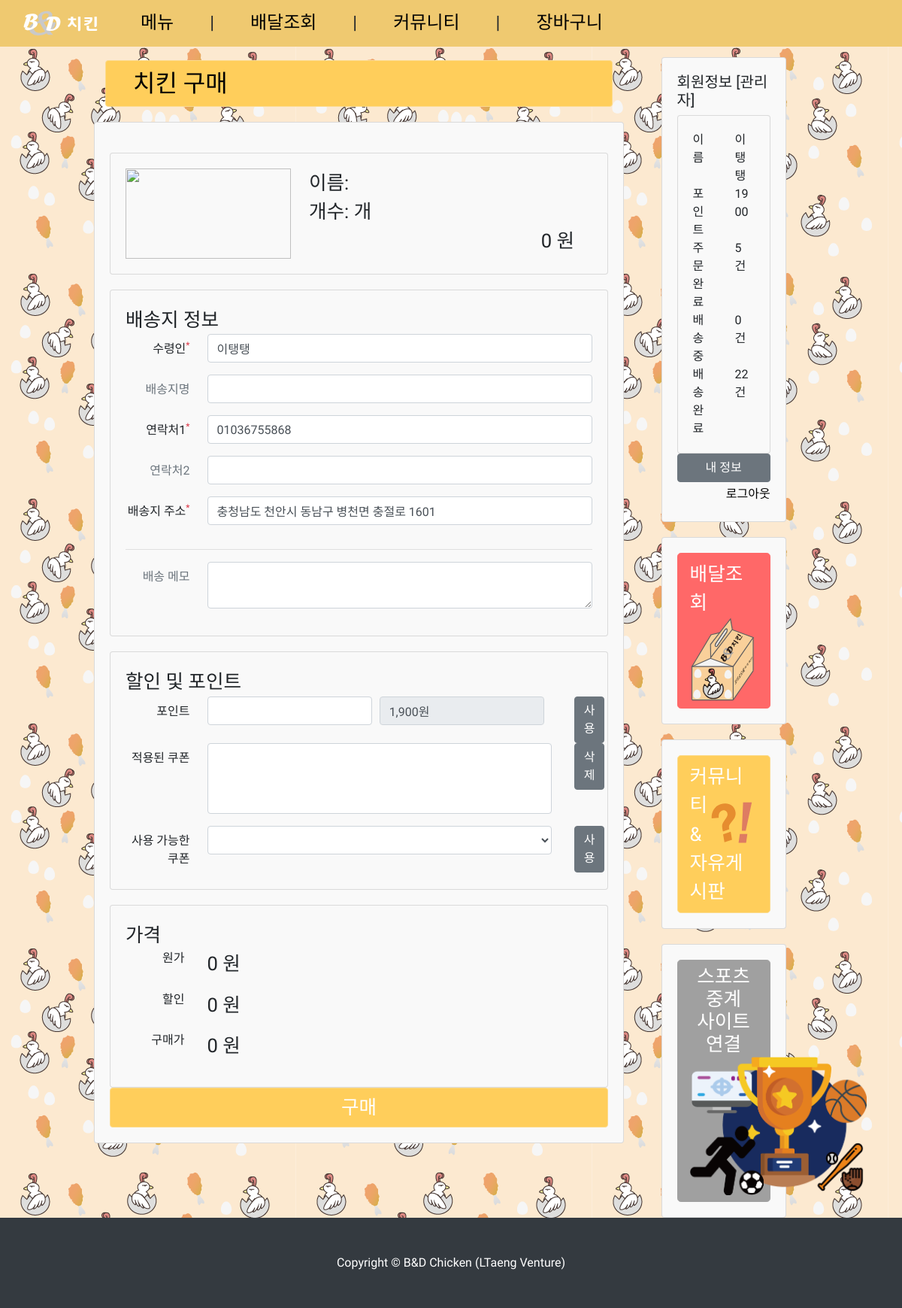
The page /pages/chicken/payment.php (signed in) on the database its author committed.
### tables this page shows
CREATE TABLE `user` (
  `userId` int(11) NOT NULL,
  `name` varchar(100) NOT NULL,
  `email` varchar(100) NOT NULL,
  `password` varchar(400) NOT NULL,
  `tel` varchar(40) NOT NULL,
  `address` varchar(100) NOT NULL,
  `point` int(11) NOT NULL
);

### pages/chicken/payment.php (the view, shortened to what this page needs)
<?php
include "/var/www/html/WebProgramming/sql/connection/dbconnect.php";
$num = mysqli_real_escape_string($con, $_POST['num']);
mysqli_query($con, "set session character_set_connection=utf8;");
mysqli_query($con, "set session character_set_results=utf8;");
mysqli_query($con, "set session character_set_client=utf8;");
$point_sql = "SELECT `tel`, `address`, `point` FROM `user` WHERE `userId`=" . $_SESSION['usr_id'];
$result = mysqli_query($con, $point_sql);
while ($row = mysqli_fetch_assoc($result)) {
    $tel = $row['tel'];
    $address = $row['address'];
    $point = $row['point'];
}
?>
<!DOCTYPE html>
<html>
    <head>
    <?php include "../header.php"; ?>
    </head>
    <body>
    <?php include "../navbar.php"; ?>
  <div class="container-fluid" style="padding-left: 125px; padding-right: 125px; background-image: url('../../assets/images/background-2.png');">
    <div class="row">
      <div class="col-lg-9">
          <div class="col-lg-12 mt-4">
            <div class="btn btn-yellow full_button">
                <span class="huge_font" style="float: left; padding-left: 1.5rem;">
                    치킨 구매
                </span>
            </div>
          </div>
        <div class="card">
            <div class="card-body text-center">
                <div class="card">
                    <div class="card-body text-left">
                        <img class="float-left" src="../../<?php echo $url; ?>" width=220 height=120>
                        <div class="large_font float-left px-4" style="width: calc(100% - 220px)">
                            <div>
                                <span>이름: </span>
                            </div>
                            <div>
                                <span>개수: </span>
                                <span><?php echo $num; ?> 개</span>
                            </div>
                            <div class="float-right">
                                <span><?php echo number_format($price * $num); ?> 원</span>
                            </div>
                        </div>
                    </div>
                </div>
                <form method="post" action="./payment_action.php">
                    <div class="card">
                        <div class="card-body text-left">
                            <div class="large_font">배송지 정보</div>
                            <div class="row text-right">
                                <div class="col-2 p-2">
                                    수령인<sup class="text-danger">*</sup>
                                </div>
                                <div class="col-10 form-group">
                                    <input type="text" name="peopleName" class="form-control" value="<?php echo $_SESSION['usr_name']; ?>" required>
                                </div>
                                <div class="col-2 p-2 text-secondary">
                                    배송지명
                                </div>
                                <div class="col-10 form-group">
                                    <input type="text" name="addressName" class="form-control">
                                </div>
                                <div class="col-2 p-2">
                                    연락처1<sup class="text-danger">*</sup>
                                </div>
                                <div class="col-10 form-group">
                                    <input type="text" name="phone1" class="form-control" value="<?php echo $tel; ?>" required>
                                </div>
                                <div class="col-2 p-2 text-secondary">
                                    연락처2
                                </div>
                                <div class="col-10 form-group">
                                    <input type="text"  name="phone2" class="form-control">
                                </div>
                                <div class="col-2 p-2">
                                    배송지 주소<sup class="text-danger">*</sup>
                                </div>
                                <div class="col-10 form-group">
                                    <input type="text" name="address" class="form-control" value="<?php echo $address; ?>" required>
                                </div>
                                <div class="col-12"> <hr> </div>
                                <div class="col-2 p-2 text-secondary">
                                    배송 메모
                                </div>
                                <div class="col-10 form-group">
                                    <textarea name="memo" class="form-control"></textarea>
                                </div>
                            </div>
                        </div>
                    </div>
                    <div class="card">
                        <div class="card-body text-left">
                            <div class="large_font">할인 및 포인트</div>
                            <div class="row text-right">
                                <div class="col-2 p-2">
                                    포인트
                                </div>
                                <div class="col-9 form-group form-row" style="margin-right: 5px">
                                    <div class="col-6">
                                        <input id="point" name="point" type="number" min=0 max="<?php echo $point; ?>" class="form-control">
                                    </div>
                                    <div class="col-6">
                                        <input type="text" class="form-control" value="<?php echo number_format($point) ?>원" readonly>
                                    </div>
                                </div>
                                <div class="col-1 text-left">
                                    <div class="btn btn-secondary" onclick="usePoint()">사용</div>
                                </div>
                                <div class="col-2 p-2">
                                    적용된 쿠폰
                                </div>
                                <div class="col-9 form-group">
                                    <select size="4" id="usedCupon" class="form-control">
                                    </select>
                                </div>
                                <div class="col-1 text-left">
                                    <div class="btn btn-secondary" onclick="delCupon()">삭제</div>
                                </div>
                                <div class="col-2 p-2">
                                    사용 가능한 쿠폰
                                </div>
                                <div class="col-9 form-group">
                                    <select id="unusedCupon" class="form-control">
                                    </select>
                                </div>
                                <div class="col-1 text-left">
                                    <div class="btn btn-secondary" onclick="useCupon()">사용</div>
                                </div>
                            </div>
                        </div>
                    </div>
                    <div class="card">
                        <div class="card-body text-left">
                            <div class="large_font">가격</div>
                            <div class="row text-right">
                                <div class="col-2">
                                    원가
                                </div>
                                <div class="col-10 form-group text-left large_font">
                                    <?php echo $price * $num . " 원"; ?>
                                </div>
                                <div class="col-2">
                                    할인
                                </div>
                                <div id="discountPrice" class="col-10 form-group text-left large_font">
                                    <?php echo  "0 원"; ?>
                                </div>
                                <div class="col-2">
                                    구매가
                                </div>
                                <div id="totalPrice" class="col-10 form-group text-left large_font"><?php echo $price * $num . " 원"; ?>
                                </div>
                            </div>
                        </div>
                    </div>
                    <input type="submit" class="btn btn-yellow full_button large_font" value="구매">
                </form>
            </div>
        </div>
      </div>
      <?php include "../sidebar.php"; ?>
    </div>
  </div>
  <?php include "../footer.php"; ?>
    </body>
</html>

### pages/sidebar.php (shortened to what this page needs)
<div class="col-lg-3" style="padding-right: 3%; padding-left: 2%">
  <div class="container">
      <div class="card">
          <div class="card-body">
                  <?php
                  if (!isset($_SESSION['usr_id'])) {
                  ?>
                  <div class="text-center">
                      <img src="../../assets/images/Text_Logo.svg" height=100 class="img_top" style="width: 5rem;" />
                      <img src="../../assets/images/Chicken_Logo.svg" height=150 style="width: 7rem;" />
                  </div>
                  <h5 class="card-title">로그인</h5>
                  <form method="POST" action="../user/login.php">
                      <div class="form-group">
                          <input type="text" class="form-control" placeholder="이메일" name="email" >
                          <input type="password" class="form-control" placeholder="패스워드" name="password">
                      </div>
                      <button type="submit" class="btn btn-primary form-control">로그인</button>
                      <div class="my-1">
                          <div class="float-left">
                              <a href="../user/register.php">회원가입</a>
                          </div>
                          <div class="float-right">
                              <a href="../user/idfind.php">이메일 찾기</a>
                              <a href="../user/pwfind.php">비밀번호 찾기</a>
                          </div>
                      </div>
                  </form>
                  <?php
                  } else {
                  $role_sql = "SELECT `role` FROM `authorities` WHERE `userId` = " . $_SESSION['usr_id'];
                  $result = mysqli_query($con, $role_sql);
                  while ($row = mysqli_fetch_assoc($result))
                      $auth[] = $row['role'];
                  if (in_array("IS_ADMIN", $auth))
                      $isAdmin = true;
                  else
                      $isAdmin = false;
                  $notBaedal = 0;
                  $isBaedal = 0;
                  $completeBaedal = 0;
                  $point_sql = "SELECT `point` FROM `user` WHERE `userId` = " . $_SESSION['usr_id'];
                  $user_sql = "SELECT `baedal`, `completeTime` FROM `baedal_list`";
                  $result = mysqli_query($con, $point_sql);
                  while ($row = mysqli_fetch_assoc($result)) {
                      $point = $row['point'];
                  }
                  $result = mysqli_query($con, $user_sql);
                  while ($row = mysqli_fetch_assoc($result)) {
                      if ($row['baedal'] == 0 && $row['completeTime'] == NULL) {
                          $notBaedal++;
                      } else if ($row['completeTime'] == NULL) {
                          $isBaedal++;
                      } else {
                          $completeBaedal++;
                      }
                  }
                  ?>
                  <h5 class="text-title">회원정보
                  <?php
                  if ($isAdmin)
                      echo "[관리자]";
                  ?>
                  </h5>
                  <div class="card m-0">
                      <div class="card-body">
                          <div class="row">
                              <div class="col-6 form-group">이름</div>
                              <div class="col-6"><?php echo $_SESSION['usr_name']; ?></div>
                              <div class="col-6">포인트</div>
                              <div class="col-6"><?php echo $point; ?></div>
                              <div class="col-6">주문완료</div>
                              <div class="col-6"><?php echo $notBaedal; ?> 건</div>
                              <div class="col-6">배송중</div>
                              <div class="col-6"><?php echo $isBaedal; ?> 건</div>
                              <div class="col-6">배송완료</div>
                              <div class="col-6"><?php echo $completeBaedal; ?> 건</div>
                          </div>
                      </div>
                  </div>
                  <a class="btn btn-secondary full_button text-white" href="../user/profile.php">내 정보</a>
                  <div class="text-right my-1">
                      <a href="../user/logout.php">로그아웃</a>
                  </div>
                  <?php
                  }
                  ?>
                </div>
            </div>
      <div class="card" onclick="location.href='../chicken/baedal.php'">
          <div class="card-body">
              <div class="btn btn-lg btn-red full_button text-left">
                  <span class="large_font">배달조회</span>
                  <div style="float: right;"><img src="../../assets/images/box.svg" style="width: 6rem; height: 7rem" /></div>
              </div>
          </div>
      </div>
      <div class="card" onclick="location.href='../community/notice.php'">
          <div class="card-body">
              <div class="btn btn-lg btn-yellow full_button text-left">
                  <span class="large_font">
                      커뮤니티
                      <div style="float: right; padding-top: 10px;">
                          <img src="../../assets/images/Q&A.svg" style="width: 4rem; height: 4rem;" />
                      </div>
                      <br>& 자유게시판
                  </span>
              </div>
          </div>
      </div>
      <div class="card">
          <div class="card-body">
              <div class="btn btn-lg btn-gray full_button text-center">
                  <span class="one_line_height large_font">
                      스포츠 중계
                      <br>
                      사이트 연결
                      <br>
                  </span>
                  <img src="../../assets/images/sports.png" style="height: 11.5rem" onclick="window.open('../../popup/sports.php', '_blank', 'width=523, height=530, toolbar=no, scrollbars=no, resizable=yes');">
              </div>
          </div>
      </div>
    </div>
  </div>

### css/style.css (style rules this page uses)
body { font-family: 'Do Hyeon', sans-serif; padding-top: 56px; background-color: #fff9ed; }
a, a:hover, a:link { color: black; }
.full_button { width: 100%; }
.large_font { font-size: 1.6rem; }
.huge_font { font-size: 2rem; color: black; }
.btn-gray { background-color: #a0a0a0; border-color: #a0a0a0; color: white; }
.btn-red { background-color: #ff6868; border-color: #ff6868; color: white; }
.btn-yellow { background-color: #ffce5b; border-color: #fcdb8d; color: white; }
.card { margin-top: 20px; background-color: #f9f9f9; }
.one_line_height { line-height: 1; }

### rows shown on the page
user: phone1 "01036755868", address "충청남도 천안시 동남구 병천면 충절로 1601", point "1,900원", point "1900"

### other values the page prints
$price * $num "0"
$_SESSION['usr_name'] "이탱탱"
$notBaedal "5"
$isBaedal "0"
$completeBaedal "22"
